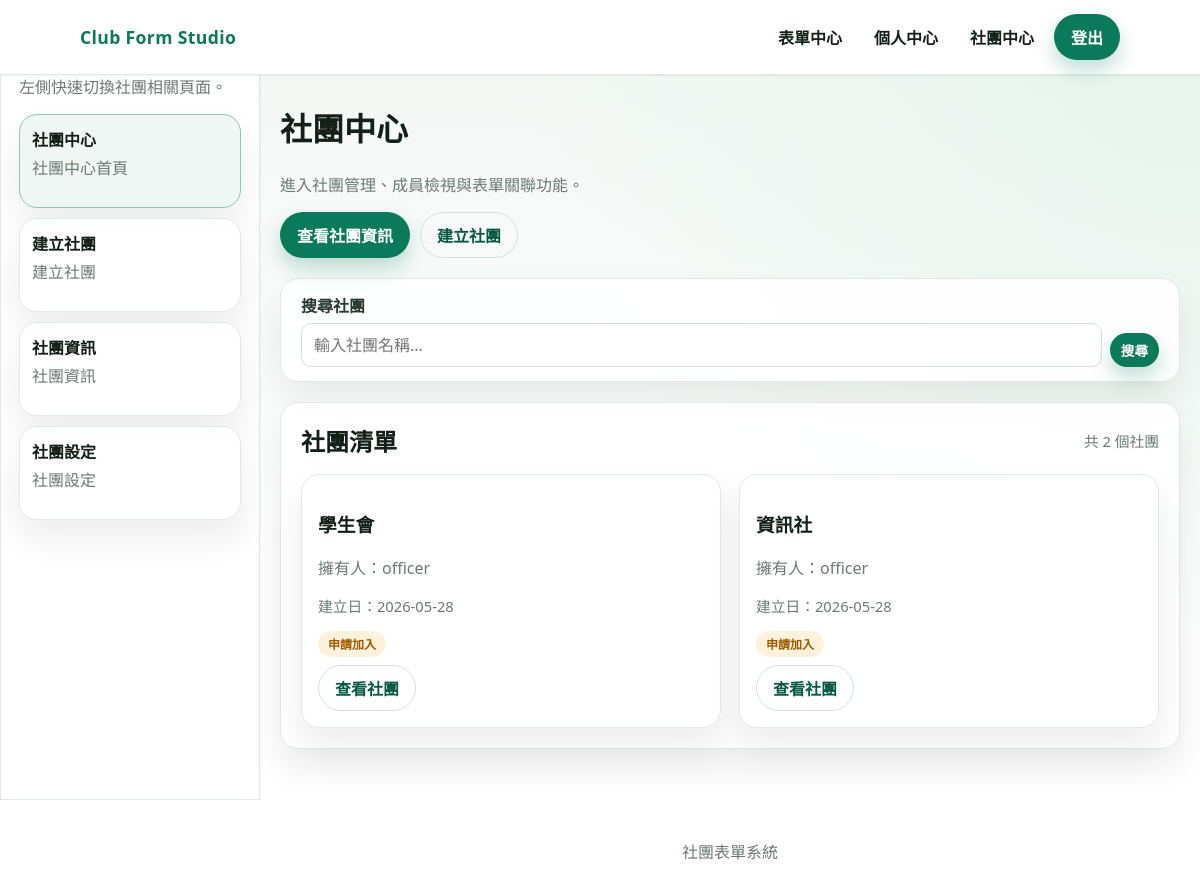
/clubs/clubs_index.php (signed in), run on the app's committed database.
### tables this page shows
CREATE TABLE clubs (
    id            INT PRIMARY KEY AUTO_INCREMENT      COMMENT '社團唯一識別碼',
    name          VARCHAR(100) UNIQUE NOT NULL        COMMENT '社團名稱，不可重複',
    description   TEXT                                COMMENT '社團簡介說明',
    join_mode     ENUM('open','request','invite_only')
                           DEFAULT 'request'          COMMENT '加入模式：open=開放加入, request=需申請審核, invite_only=僅限邀請',
    visibility    ENUM('public','private')
                           DEFAULT 'public'           COMMENT '可見性：public=公開顯示, private=隱藏',
    owner_user_id INT NOT NULL                        COMMENT '社團建立者（持有人），參照 users.id',
    created_at    TIMESTAMP DEFAULT CURRENT_TIMESTAMP COMMENT '社團建立時間',
    updated_at    TIMESTAMP DEFAULT CURRENT_TIMESTAMP
                           ON UPDATE CURRENT_TIMESTAMP COMMENT '最後更新時間',
    FOREIGN KEY (owner_user_id) REFERENCES users(id) ON DELETE RESTRICT,
    INDEX idx_owner (owner_user_id)
);

CREATE TABLE users (
    id          INT PRIMARY KEY AUTO_INCREMENT        COMMENT '使用者唯一識別碼',
    username    VARCHAR(50)  UNIQUE NOT NULL          COMMENT '登入帳號，不可重複',
    password    VARCHAR(255) NOT NULL                 COMMENT '密碼（SHA256 雜湊）',
    email       VARCHAR(100) UNIQUE NOT NULL          COMMENT '電子郵件，不可重複，用於密碼重設',
    role        ENUM('member','owner','club_officer','admin')
                         DEFAULT 'member'             COMMENT '系統層級身份：member=一般會員, owner=幹部, club_officer=社團持有人, admin=管理員',
    created_at           TIMESTAMP DEFAULT CURRENT_TIMESTAMP   COMMENT '帳號建立時間',
    updated_at           TIMESTAMP DEFAULT CURRENT_TIMESTAMP
                         ON UPDATE CURRENT_TIMESTAMP  COMMENT '最後更新時間',
    remember_token_hash  VARCHAR(64) NULL              COMMENT '記住我 Token 的 SHA256 雜湊（每個使用者僅保留最新一個，取代獨立的 remember_tokens 表）'
);

### clubs/clubs_index.php (the view, shortened to what this page needs)
<?php
$user_raw = isset($_SESSION['user']) ? $_SESSION['user'] : null;
$current_user = null;
$is_admin = false;
$errors = [];
$all_clubs = [];
$my_club_ids = [];
$search = trim($_GET['search'] ?? '');
$page = max(1, (int)($_GET['page'] ?? 1));
$per_page = 12;
try {
    $pdo = get_db();
    if ($user_raw) {
        $user_stmt = $pdo->prepare('SELECT id, username, role FROM users WHERE username = :u LIMIT 1');
        $user_stmt->execute([':u' => $user_raw]);
        $current_user = $user_stmt->fetch();
    }
    if ($current_user) {
        $mid_stmt = $pdo->prepare('SELECT club_id FROM club_memberships WHERE user_id = :id');
        $mid_stmt->execute([':id' => $current_user['id']]);
        $my_club_ids = array_map('intval', array_column($mid_stmt->fetchAll(), 'club_id'));
    }
    $where = '';
    $params = [];
    if (!$is_admin && !$current_user) {
        $where = 'WHERE c.visibility = "public"';
    } elseif (!$is_admin) {
        if (!empty($my_club_ids)) {
            $placeholders = implode(',', array_fill(0, count($my_club_ids), '?'));
            $where = 'WHERE (c.visibility = "public" OR c.id IN (' . $placeholders . '))';
            $params = $my_club_ids;
        } else {
            $where = 'WHERE c.visibility = "public"';
        }
    }
    $count_sql = 'SELECT COUNT(*) FROM clubs c JOIN users u ON u.id = c.owner_user_id ' . $where;
    $count_stmt = $pdo->prepare($count_sql);
    $count_stmt->execute($params);
    $total = (int)$count_stmt->fetchColumn();
    $offset = ($page - 1) * $per_page;
    $list_sql = 'SELECT c.id, c.name, c.description, c.join_mode, c.visibility, u.username AS owner_name, c.created_at FROM clubs c JOIN users u ON u.id = c.owner_user_id ' . $where . ' ORDER BY c.name ASC LIMIT ' . $per_page . ' OFFSET ' . $offset;
    $list_stmt = $pdo->prepare($list_sql);
    $list_stmt->execute($params);
    $all_clubs = $list_stmt->fetchAll();
} catch (Throwable $e) {
    $errors[] = '社團中心載入失敗，請稍後再試。';
}
$join_mode_labels = [
    'open' => '開放加入',
    'request' => '申請加入',
    'invite_only' => '僅限邀請',
];
?>
<!doctype html>
<html lang="zh-Hant">
    <head>
        <link rel="stylesheet" href="../css/app.css" />
    </head>
    <body>
        <?php $base_url = '../'; require __DIR__ . '/../includes/header.php'; ?>
        <main class="section">
            <div class="container" style="display: grid; gap: 20px; grid-template-columns: minmax(0, 1fr); align-items: start">
            <?php require __DIR__ . '/../includes/right.php'; ?>
                <div>
                <h1>社團中心</h1>
                <p class="muted">進入社團管理、成員檢視與表單關聯功能。</p>
                <div style="display: flex; gap: 10px; flex-wrap: wrap; margin: 16px 0 20px">
                    <a class="btn btn-primary" href="./manage.php">查看社團資訊</a>
                    <a class="btn btn-ghost" href="./create.php">建立社團</a>
                </div>
                <div class="panel" style="padding: 14px 20px; margin-bottom: 20px">
                    <form method="GET" action="clubs_index.php" style="display:flex;gap:8px;align-items:end">
                        <div class="field" style="margin-bottom:0;flex:1">
                            <label for="club_search">搜尋社團</label>
                            <input id="club_search" name="search" type="text" placeholder="輸入社團名稱..." value="<?php echo htmlspecialchars($search); ?>" />
                        </div>
                        <button type="submit" class="btn btn-primary btn-small">搜尋</button>
                    </form>
                </div>
                <div class="panel" style="padding: 20px;">
                    <div style="display:flex;align-items:center;justify-content:space-between;flex-wrap:wrap;gap:8px;margin-bottom:16px">
                        <h2 style="margin:0">社團清單</h2>
                        <span class="meta" style="margin-top:0">共 <?php echo number_format($total); ?> 個社團</span>
                    </div>
                    <?php if (empty($all_clubs)) : ?>
                        <p class="muted">
                            <?php if ($search !== ''): ?>
                                找不到符合「<?php echo htmlspecialchars($search); ?>」的社團。
                            <?php else: ?>
                                目前尚無社團。
                            <?php endif; ?>
                        </p>
                    <?php else : ?>
                        <div class="card-grid">
                            <?php foreach ($all_clubs as $club) : ?>
                                <?php $is_member = in_array((int)$club['id'], $my_club_ids, true); ?>
                                <article class="panel" style="padding: 16px">
                                    <h3><?php echo htmlspecialchars($club['name']); ?></h3>
                                    <p class="muted">擁有人：<?php echo htmlspecialchars($club['owner_name']); ?></p>
                                    <p class="meta">建立日：<?php echo !empty($club['created_at']) ? htmlspecialchars(date('Y-m-d', strtotime($club['created_at']))) : ''; ?></p>
                                    <div style="margin-top:6px;display:flex;gap:4px;flex-wrap:wrap">
                                        <span class="pill"><?php echo htmlspecialchars($join_mode_labels[$club['join_mode']] ?? '申請加入'); ?></span>
                                    </div>
                                    <div style="margin-top:8px;display:flex;gap:8px;flex-wrap:wrap">
                                    <?php if ($is_member): ?>
                                        <a class="btn btn-ghost" href="./manage.php?id=<?php echo (int) $club['id']; ?>">查看社團</a>
                                    <?php elseif ($user && ($club['join_mode'] ?? 'request') === 'invite_only'): ?>
                                        <span class="muted" style="font-size:0.85rem">僅限邀請加入</span>
                                    <?php endif; ?>
                                    </div>
                                </article>
                            <?php endforeach; ?>
                        </div>
                    <?php endif; ?>
                </div>
            </div>
        </main>
        <footer class="footer container">社團表單系統</footer>
    </body>
</html>
<?php
exit();

### css/base.css (style rules this page uses)
:root { --bg: #f2f7f4; --bg-soft: #e9f1ed; --card: #ffffff; --text: #132017; --muted: #6b7a72; --brand: #0b7a5a; --brand-strong: #085944; --accent: #f5b357; --border: #e0e9e3; --shadow: 0 18px 35px rgba(10, 24, 18, 0.08); --radius: 18px; --radius-sm: 12px; }
* { box-sizing: border-box; }
body { margin: 0; font-family: "Noto Sans TC", "IBM Plex Sans Thai", "Segoe UI", sans-serif; color: var(--text); background: radial-gradient( circle at top right, #e7f4ee 0%, rgba(231, 244, 238, 0) 45% ), linear-gradient(180deg, var(--bg) 0%, #ffffff 65%); min-height: 100vh; }
a { color: inherit; text-decoration: none; }
.muted { color: var(--muted); }
.meta { color: var(--muted); font-size: 0.92rem; margin-top: 8px; }
.container { max-width: 1040px; margin: 0 auto; padding: 0 20px; }
.section { padding: 8px 0 64px; }
.card-grid { display: grid; grid-template-columns: repeat(auto-fit, minmax(240px, 1fr)); gap: 18px; }
.footer { padding: 26px 0 40px; text-align: center; color: var(--muted); }

### css/components.css (style rules this page uses)
.btn { display: inline-flex; align-items: center; justify-content: center; gap: 6px; padding: 10px 16px; border-radius: 999px; font-weight: 600; border: 1px solid transparent; transition: transform 0.2s ease, box-shadow 0.2s ease, background 0.2s ease, color 0.2s ease; }
.btn-primary { background: var(--brand); color: #ffffff; box-shadow: 0 10px 20px rgba(11, 122, 90, 0.25); }
.btn-ghost { background: transparent; color: var(--brand-strong); border-color: #cfe3da; }
.btn-small { padding: 6px 10px; font-size: 0.85rem; }
.pill { display: inline-flex; padding: 4px 10px; border-radius: 999px; background: #fff2dd; color: #9c5a00; font-size: 0.75rem; font-weight: 700; }
.panel { background: rgba(255, 255, 255, 0.92); border-radius: var(--radius); border: 1px solid var(--border); box-shadow: var(--shadow); }
.field { margin-bottom: 14px; }
label { display: block; margin-bottom: 6px; font-weight: 600; color: #2a3a31; }
input, select, textarea { width: 100%; padding: 10px 12px; border: 1px solid #d4e0d9; border-radius: 10px; background: #ffffff; font: inherit; }

### data on the page
clubs: name "學生會", owner_user.username "officer", created_at "2026-05-28", join_mode "申請加入"
clubs: name "資訊社", owner_user.username "officer", created_at "2026-05-28", join_mode "申請加入"

### other printed values
$right_note "左側快速切換社團相關頁面。"
$label "社團中心"
$description "社團中心首頁"
$label "建立社團"
$description "建立社團"
$label "社團資訊"
$description "社團資訊"
$label "社團設定"
$description "社團設定"
$total "2"
